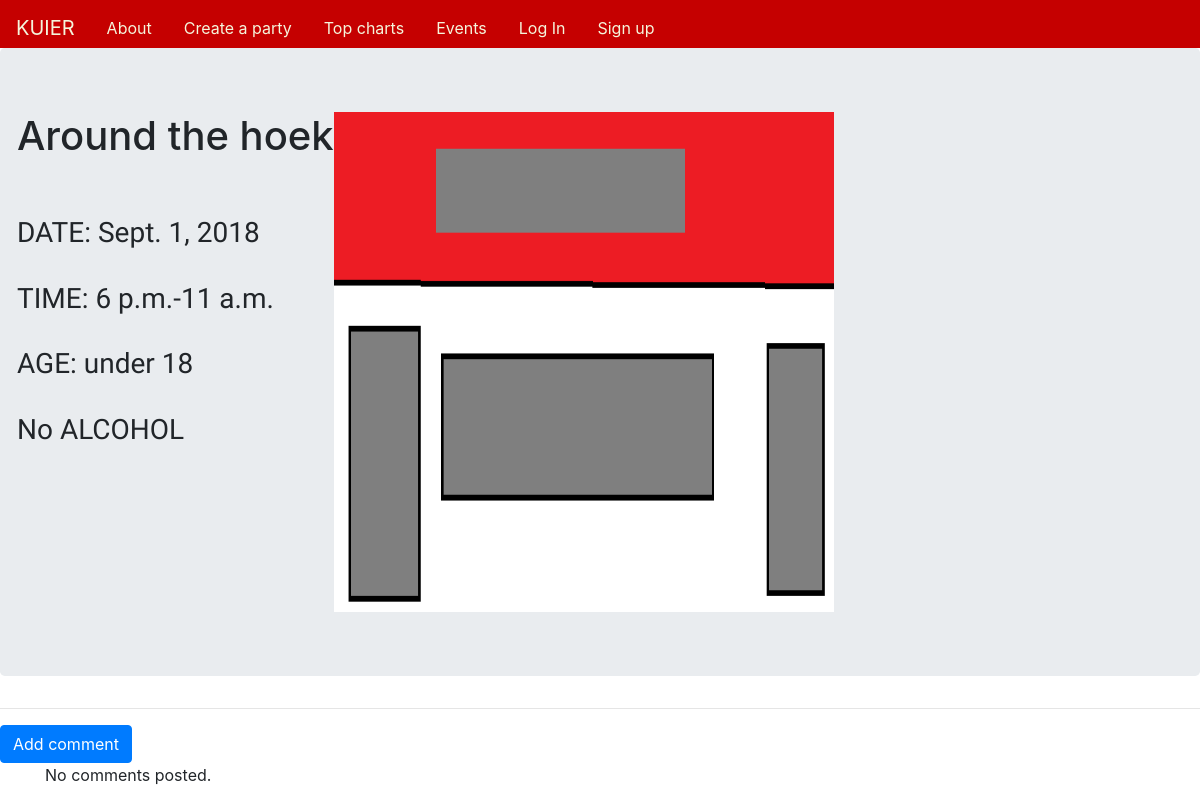
The app's page /39/ with its own data.
### party/models.py (models this page shows, shortened)
class Post(models.Model):
    user = models.ForeignKey(User,related_name='party',on_delete=models.CASCADE,default='1')
    title = models.CharField(max_length=30)
    date = models.DateField()
    time = models.TimeField()
    timeend = models.TimeField()
    age = models.CharField(max_length=30)
    color = models.CharField(max_length=30,choices=COUNTRY_CHOICES, default='america')
    drinks = models.BooleanField(default=False)
    image = models.ImageField(upload_to = 'imgs',default='none/none.png')
    location = models.CharField(max_length=30,default='no location specified')
    keyword = models.CharField(max_length=30,default='no keywords')

### party/views.py (the view, shortened to what this page needs)
# urls.py: path('<int:pk>/',views.PostDetailView.as_view(), name='partydetail'),
class PostDetailView(SelectRelatedMixin,DetailView):
    model = Post
    template_name = 'party/post_detail.html'
    context_object_name = 'details'
    selectrelated = ['user']
    def get_object(self):
        id_ = self.kwargs.get('pk')
        return get_object_or_404(Post,pk=id_)

### party/templates/party/post_detail.html
{% extends 'party/home.html' %}
{% block body_block %}
<div class='jumbotron'>
<div class='row'>
<div class='md-col-6'>
<h1>{{ details.title }}</h1>
<br>
<br>
<h3 id=headings>DATE:  {{details.date}}</h3>
<br>
<h3 id=headings>TIME:  {{details.time}}-{{details.timeend}}</h3>
<br>
<h3 id=headings>AGE:  {{details.age}}</h3>
<br>
{% if details.drinks == True %}
<h3 id=headings>There will be booze</h3>
{% else %}
<h3 id=headings>No ALCOHOL</h3>
{% endif %}
<br>
</div>
<div class='md-col-6'>
    <img src="{{ details.image.url }}" width='500' height='500'>
</div>
</div>
</div>
<hr>
<a class="btn btn-primary btn-comment" href="{% url 'party:add_comment_to_post' pk=details.pk %}">Add comment</a>
<div class="container">
{% for commenta in commentlist %}
<br>
            {{ commenta.created_date }}
            <a class="btn btn-default" href="{% url 'party:comment_remove' pk=comment.pk %}"><span class="glyphicon glyphicon-remove"></span></a>
        <p>{{ commenta.text|safe|linebreaks }}</p>
        <p>Posted by: <strong>{{ commenta.author }}</strong></p>
{% empty %}
    <p>No comments posted.</p>
{% endfor %}
</div>
{% endblock %}

### party/static/css/style.css (style rules this page uses)
#headings { font-family: 'Questrial', sans-serif; }

### records on screen
Post: title "Around the hoek", date "Sept. 1, 2018", time "6 p.m.", timeend "11 a.m.", age "under 18", image (picture)
